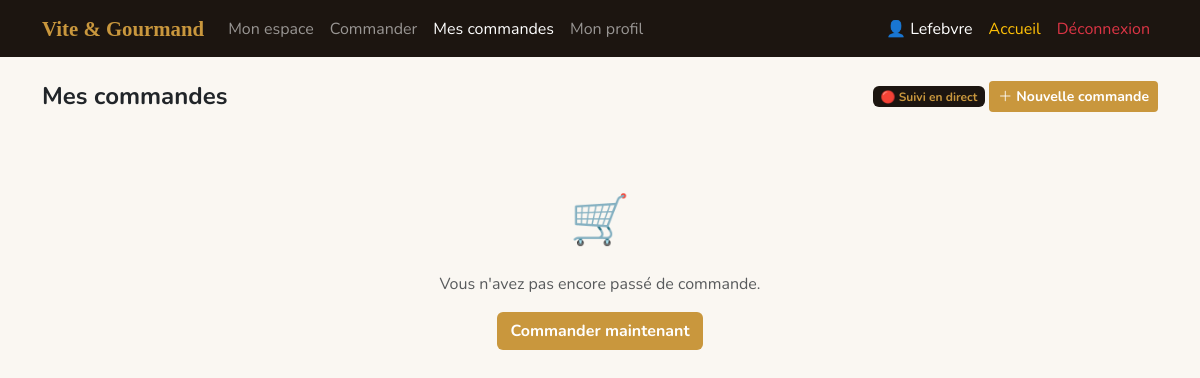
The page /user/orders.php (signed in) on the database as committed earlier.
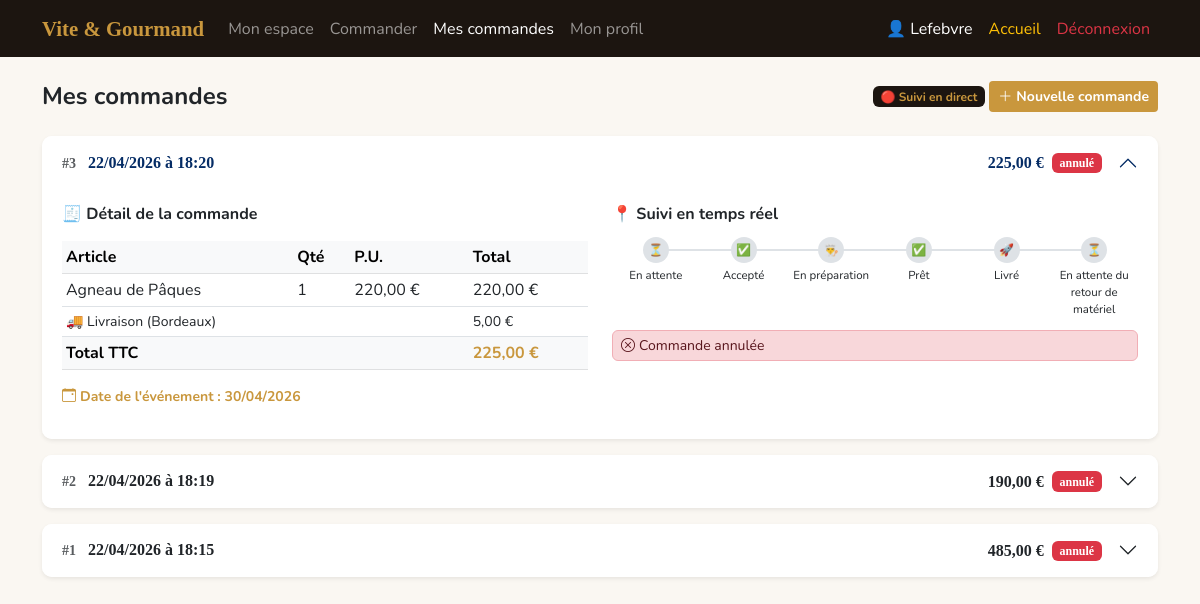
The same page on the database as committed later.
### tables this page shows
CREATE TABLE `commandes` (
  `id` int(11) NOT NULL,
  `user_id` int(11) NOT NULL,
  `total` decimal(10,2) NOT NULL,
  `statut` varchar(50) DEFAULT 'en attente',
  `notes` text DEFAULT NULL,
  `nb_personnes` int(11) DEFAULT 1,
  `adresse_livraison` text DEFAULT '',
  `km_livraison` decimal(8,2) DEFAULT 0.00,
  `frais_livraison` decimal(8,2) DEFAULT 5.00,
  `remise` decimal(8,2) DEFAULT 0.00,
  `date_evenement` date DEFAULT NULL,
  `created_at` datetime DEFAULT current_timestamp()
);

CREATE TABLE `commande_items` (
  `id` int(11) NOT NULL,
  `commande_id` int(11) NOT NULL,
  `menu_id` int(11) NOT NULL,
  `nom_menu` varchar(200) NOT NULL,
  `quantite` int(11) NOT NULL DEFAULT 1,
  `prix_unitaire` decimal(10,2) NOT NULL
);

### user/orders.php (the view, shortened to what this page needs)
<?php
include '../include/auth.php';
include '../include/db.php';
$active_page = 'orders';
$stmt = $pdo->prepare("SELECT * FROM commandes WHERE user_id=? ORDER BY created_at DESC");
$stmt->execute([$_SESSION['user_id']]);
$commandes = $stmt->fetchAll();
$details = [];
foreach ($commandes as $c) {
    $si = $pdo->prepare("SELECT * FROM commande_items WHERE commande_id=?");
    $si->execute([$c['id']]);
    $details[$c['id']] = $si->fetchAll();
}
function renderTrack($statut, $id) {
    $steps = ['en attente','accepté', 'en préparation','prêt','livré', 'en attente du retour de matériel'];
    $icons = ['⏳','✅', '👨‍🍳','✅','🚀','⏳'];
    $cur = array_search($statut, $steps);
    $out = '<div class="progress-track">';
    foreach ($steps as $i => $s) {
        if ($statut==='annulé') { $cls='todo'; $dotcls='dot-todo'; }
        elseif ($i < $cur)     { $cls='done'; $dotcls='dot-done'; }
        elseif ($i===$cur)     { $cls='active'; $dotcls='dot-active'; }
        else                   { $cls='todo'; $dotcls='dot-todo'; }
        $out .= '<div class="step-dot '.$cls.'"><div class="dot '.$dotcls.'">'.$icons[$i].'</div><div>'.ucfirst($s).'</div></div>';
    }
    $out .= '</div>';
    if ($statut==='annulé') $out .= '<div class="alert alert-danger py-1 px-2 small mt-1"><i class="bi bi-x-circle me-1"></i>Commande annulée</div>';
    return $out;
}
?>
<!DOCTYPE html>
<html lang="fr">
<head>
    <link rel="stylesheet" href="https://cdn.jsdelivr.net/npm/bootstrap@5.3.0/dist/css/bootstrap.min.css">
    <link rel="stylesheet" href="https://cdn.jsdelivr.net/npm/bootstrap-icons@1.11.0/font/bootstrap-icons.css">
    <link rel="stylesheet" href="../css/global.css">
    <link rel="stylesheet" href="../css/espace.css">
</head>
<body>
<?php include '../include/partials/user_nav.php'; ?>
    <div class="container py-4">
        <div class="d-flex justify-content-between align-items-center mb-4">
            <h4 class="fw-bold mb-0">Mes commandes</h4>
            <div class="f-flex align-items-center gap-2">
                <span class="badge" id="live-dot" style="background:var(--dark);color:var(--gold);">🔴 Suivi en direct</span>
                <a href="menu.php" class="btn btn-sm fw-bold text-white" style="background:var(--gold);">
                    <i class="bi bi-plus-lg me-1"></i>Nouvelle commande
                </a>
            </div>
        </div>
        <?php if (!$commandes): ?>
        <div class="text-center py-5">
            <p style="font-size:3rem;">🛒</p>
            <p class="text-muted">Vous n'avez pas encore passé de commande.</p>
            <a href="menu.php" class="btn fw-bold text-white" style="background:var(--gold);">Commander maintenant</a>
        </div>
        <?php else: ?>
        <div class="accordion d-flex flex-column gap-3" id="#ordersAccordion">
            <?php foreach ($commandes as $idx => $c):
            ?>
            <div class="accordion-item border-0 shadow-sm" id="order-wrap-<?= $c['id'] ?>">
                <h2 class="accordion-header">
                    <button class="accordion-button <?= $idx>0?'collapsed':'' ?> fw-semibold" type="button"
                            data-bs-toggle="collapse" data-bs-target="#col<?= $c['id'] ?>">
                        <div class="d-flex justify-content-between w-100 me-3 flex-wrap gap-2 align-items-center">
                            <span>
                                <span class="text-muted small me-2">#<?= $c['id'] ?></span>
                                <?= date('d/m/Y à H:i', strtotime($c['created_at'])) ?>
                            </span>
                            <span class="d-flex align-items-center gap-2">
                                <strong><?= number_format($c['total'],2,',',' ') ?> €</strong>
                                <span id="badge-<?= $c['id'] ?>"><?= statutBadge($c['statut']) ?></span>
                            </span>
                        </div>
                    </button>
                </h2>
                <div id="col<?= $c['id'] ?>" class="accordion-collapse collapse <?= $idx===0?'show':'' ?>">
                    <div class="accordion-body bg-white">
                        <div class="row g-4">
                            <div class="col-md-6">
                                <h6 class="fw-bold mb-3">🧾 Détail de la commande</h6>
                                <table class="table table-sm">
                                    <thead class="table-light">
                                        <tr><th>Article</th><th>Qté</th><th>P.U.</th><th>Total</th></tr>
                                    </thead>
                                    <tbody>
                                        <?php $subtotal_items = 0;
                                        foreach ($details[$c['id']] as $it):
                                        $line = $it['quantite']*$it['prix_unitaire'];
                                        ?>
                                        <tr>
                                            <td><?= htmlspecialchars($it['nom_menu']) ?></td>
                                            <td><?= $it['quantite'] ?></td>
                                            <td><?= number_format($it['prix_unitaire'],2,',',' ') ?> €</td>
                                            <td><?= number_format($line,2,',',' ') ?> €</td>
                                        </tr>
                                        <?php endforeach; ?>
                                    </tbody>
                                    <tfoot>
                                        <?php
                                            $km = round((float)($c['km_livraison'] ?? 0), 1);
                                            $km_label = $km > 0 ? " ({$km} km)" : ' (Bordeaux)';
                                        ?>
                                        <tr class="text-primary small"><td colspan="3">🚚 Livraison<?= $km_label ?></td><td><?= number_format($c['frais_livraison'] ?? 5,2,',',' ') ?> €</td></tr>
                                        <tr class="fw-bold table-light">
                                            <td colspan="3">Total TTC</td>
                                            <td style="color:#C9973D;"><?= number_format($c['total'],2,',',' ') ?> €</td>
                                        </tr>
                                    </tfoot>
                                </table>
                                <?php if (!empty($c['date_evenement'])): ?>
                                <p class="small fw-bold" style="color:var(--gold);">
                                    <i class="bi bi-calendar-event me-1"></i>Date de l'événement :
                                    <?= date('d/m/Y', strtotime($c['date_evenement'])) ?>
                                </p>
                                <?php endif; ?>
                            </div>
                            <div class="col-md-6">
                                <h6 class="fw-bold mb-2">📍 Suivi en temps réel</h6>
                                <div id="track-<?= $c['id'] ?>">
                                    <?= renderTrack($c['statut'], $c['id']) ?>
                                </div>
                            </div>
                        </div>
                    </div>
                </div>
            </div>
            <?php endforeach; ?>
        </div>
            <?php endif; ?>
    </div>
</body>
</html>

### include/partials/user_nav.php (shortened to what this page needs)
<?php
$active = $active_page ?? '';
?>
<nav class="navbar navbar-expand-lg navbar-dark" style="background:#1C1510;">
    <div class="container">
        <a class="navbar-brand fw-bold" href="../index.php">Vite &amp; Gourmand</a>
            <div class="collapse navbar-collapse" id="userNav">
                <ul class="navbar-nav me-auto">
                    <li class="nav-item">
                        <a class="nav-link <?= $active==='dashboard'?'active':'' ?>" href="/viteetgourmand/user/dashboard.php">Mon espace</a>
                    </li>
                    <li class="nav-item">
                        <a class="nav-link <?= $active==='menu'?'active':'' ?>" href="/viteetgourmand/user/menu.php">Commander</a>
                    </li>
                    <li class="nav-item">
                        <a class="nav-link <?= $active==='orders'?'active':'' ?>" href="/viteetgourmand/user/orders.php">Mes commandes</a>
                    </li>
                    <li class="nav-item">
                        <a class="nav-link <?= $active==='profile'?'active':'' ?>" href="/viteetgourmand/user/profile.php">Mon profil</a>
                    </li>
                </ul>
                <ul class="navbar-nav">
                    <li class="nav-item"><span class="nav-link small" style="color:#fff;">👤 <?= htmlspecialchars($_SESSION['nom']) ?></span></li>
                    <li class="nav-item"><a class="nav-link text-warning" href="index.php">Accueil</a></li>
                    <li class="nav-item"><a class="nav-link text-danger" href="../logout.php">Déconnexion</a></li>
                </ul>
            </div>
    </div>
</nav>

### include/auth.php (shortened to what this page needs)
<?php
function statutBadge($s) {
    $map = [
        'en attente'                   => 'warning',
        'accepté'                      => 'primary',
        'en préparation'               => 'info',
        'prêt'                         => 'success',
        'livré'                        => 'secondary',
        'annulé'                       => 'danger',
        'en attente du retour de matériel' => 'dark',
    ];
    $class = $map[$s] ?? 'secondary';
    return '<span class="badge bg-' . $class . '">' . htmlspecialchars($s) . '</span>';
}

### css/global.css (style rules this page uses)
:root { --gold: #C9973D; --warm: #8B6914; --dark: #1C1510; --dark2: #2D1F14; --cream: #FAF7F2; }
body { font-family: 'Nunito', sans-serif; background: var(--cream); }
h1, h2, h3, .display-font { font-family: 'Playfair Display', serif; }
.navbar-brand { color: var(--gold) !important; font-family: 'Playfair Display', serif; font-size: 1.3rem; }

### css/espace.css (style rules this page uses)
.progress-track { display: flex; gap: 0; margin: .75rem 0; }
.step-dot { flex: 1; text-align: center; position: relative; font-size: .72rem; }
.step-dot::before { content: ''; position: absolute; top: 12px; left: -50%; width: 100%; height: 2px; background: #dee2e6; z-index: 0; }
.step-dot:first-child::before { display: none; }
.dot { width: 26px; height: 26px; border-radius: 50%; margin: 0 auto 4px; display: flex; align-items: center; justify-content: center; font-size: .75rem; position: relative; z-index: 1; }
.dot-todo { background: #dee2e6; color: #adb5bd; }
.accordion-button:not(.collapsed) { background: #fff; box-shadow: none; }
.accordion-item { border-radius: 10px !important; overflow: hidden; }

Rows that differ between the two databases and show on the page:
added commandes: id "3", created_at "22/04/2026 à 18:20", total "225,00", statut "annulé", km_livraison "(Bordeaux)", frais_livraison "5,00", date_evenement "30/04/2026", i "⏳", s "En attente", i "✅", s "Accepté", i "👨‍🍳", s "En préparation", s "Prêt", i "🚀", s "Livré", s "En attente du retour de matériel", shows "Commande annulée"
added commande_items: nom_menu "Agneau de Pâques", quantite "1", prix_unitaire "220,00", line "220,00"
added commandes: id "2", created_at "22/04/2026 à 18:19", total "190,00", statut "annulé"
added commandes: id "1", created_at "22/04/2026 à 18:15", total "485,00", statut "annulé"
Other text that changed with them:
text no longer shown: "🛒 Vous n'avez pas encore passé de commande. Commander maintenant"
